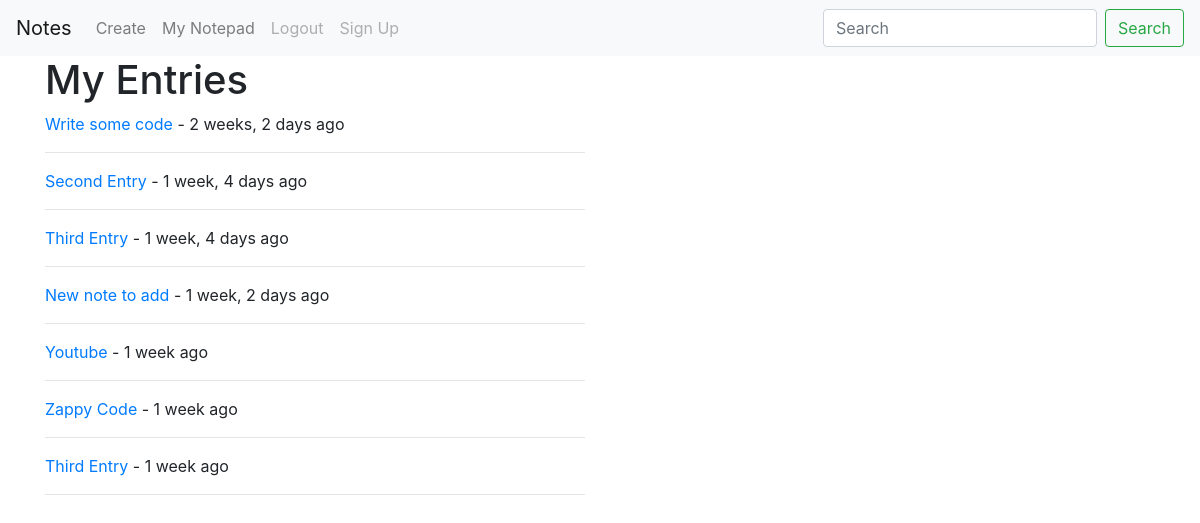
The app's page /entries/ (signed in), older data.
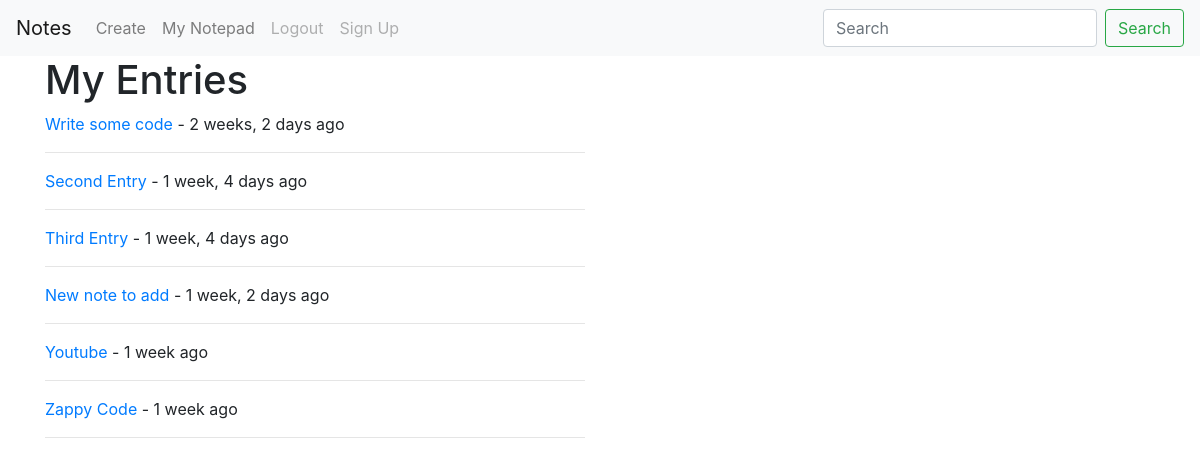
The same page, newer data.
### notes/models.py (models this page shows, shortened)
class Entry(models.Model):
    user = models.ForeignKey(User, on_delete=models.CASCADE)
    title = models.CharField(max_length=120)
    description = models.TextField()
    timestamp = models.DateTimeField(auto_now_add=True)  # moment it's added
    updated = models.DateTimeField(auto_now=True)  # moment it's updated
    image = models.ImageField(null=True, blank=True)
    def get_absolute_url(self):
        return '/entries/{0}/'.format(self.id)

### notes/views.py (the view)
# urls.py: path('', entry_list, name='entry-list'),
@login_required
def entry_list(request):
    entries = Entry.objects.filter(user=request.user)
    query = request.GET.get('q')
    if query:
        entries = entries.filter(
                    Q(title__icontains=query)|
                    Q(description__icontains=query)
                    ).distinct()
    context = {
        'object_list': entries
    }
    return render(request, 'notes/entries.html', context)

### notes/templates/notes/entries.html
{% extends 'base.html' %} {% block content %}
<div class="container">
  <div class="row">
    <div class="col-sm-offset-3 col-sm-6">
      <h1>My Entries</h1>
      <table class="table">
        {% for object in object_list %}
        <p><a href="{{ object.get_absolute_url }}">{{ object.title }}</a> - {{ object.timestamp|timesince }} ago</p>
        <hr> {% endfor %}
      </table>
    </div>
  </div>
</div>
{% endblock %}

Row changes from the older to the newer data that the page shows:
removed Entry: title "Third Entry", timestamp "1 week"
